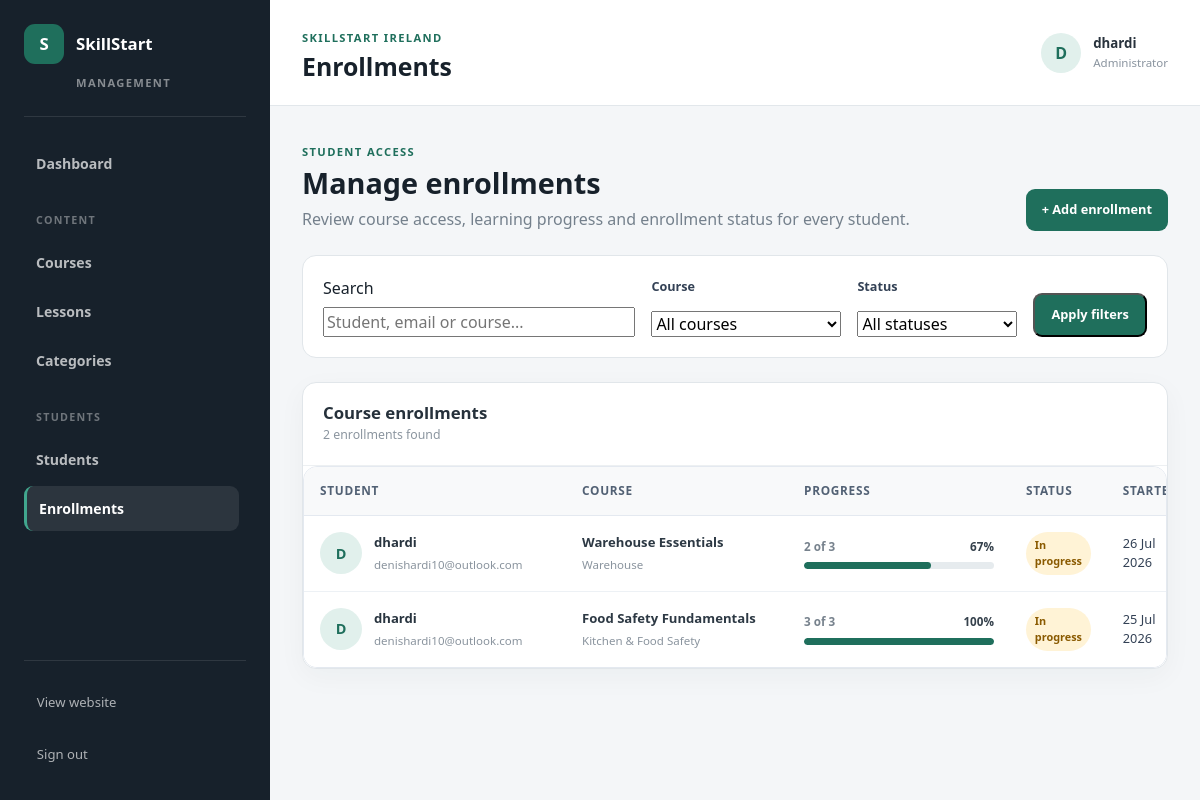
Before: /management/enrollments/ (signed in) with the older database file.
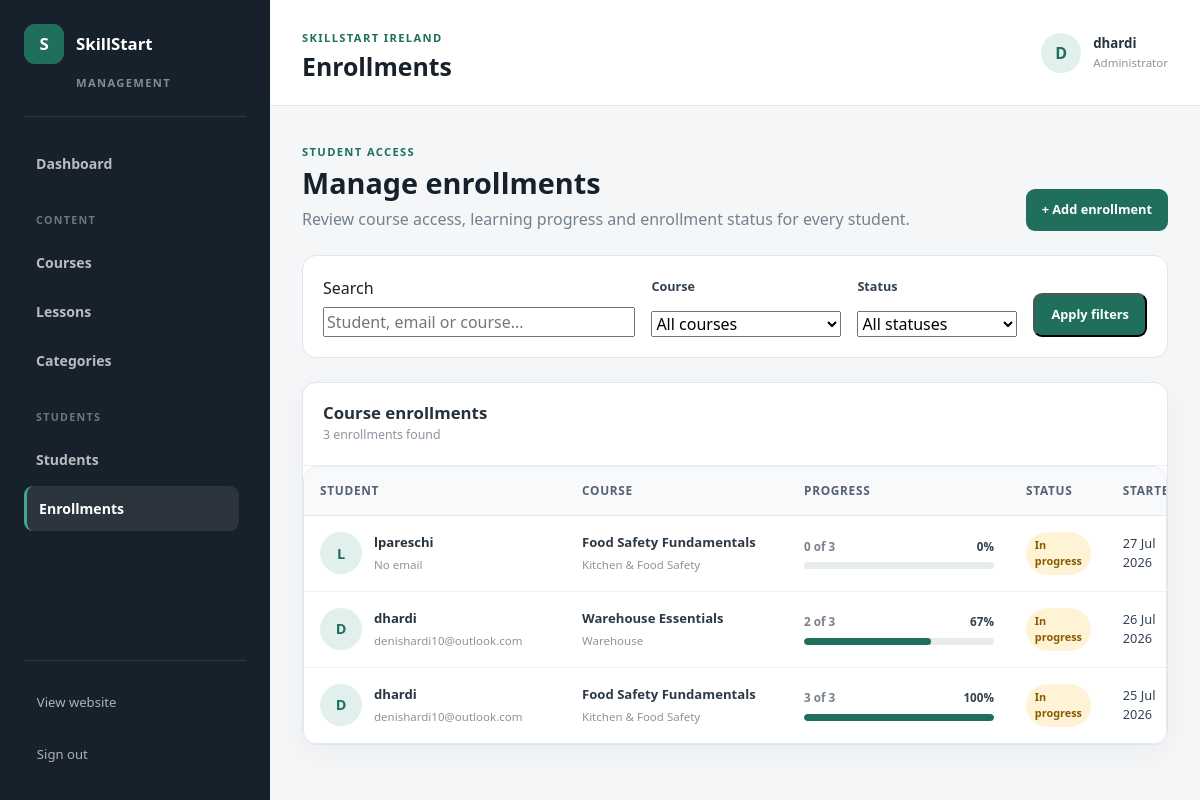
After: the same page with the newer database file.
### accounts/models.py (models this page shows, shortened)
class Enrollment(models.Model):
    user = models.ForeignKey(
        settings.AUTH_USER_MODEL,
        on_delete=models.CASCADE,
        related_name="enrollments",
    )
    course = models.ForeignKey(
        Course,
        on_delete=models.CASCADE,
        related_name="enrollments",
    )
    started_at = models.DateTimeField(
        auto_now_add=True,
    )
    completed_at = models.DateTimeField(
        blank=True,
        null=True,
    )
    is_completed = models.BooleanField(
        default=False,
    )
    class Meta:
        ordering = ["-started_at"]
        constraints = [
            models.UniqueConstraint(
                fields=["user", "course"],
                name="unique_user_course_enrollment",
            ),
        ]

### courses/models.py (models this page shows, shortened)
class Course(models.Model):
    category = models.ForeignKey(
        Category,
        on_delete=models.CASCADE,
        related_name="courses",
    )
    title = models.CharField(
        max_length=150,
    )
    description = models.TextField()
    slug = models.SlugField(
        max_length=170,
        unique=True,
    )
    image = models.ImageField(
        upload_to="courses/",
        blank=True,
        null=True,
    )
    is_free = models.BooleanField(
        default=True,
    )
    price = models.DecimalField(
        max_digits=8,
        decimal_places=2,
        default=0,
    )
    currency = models.CharField(
        max_length=3,
        default="EUR",
    )
    is_published = models.BooleanField(
        default=False,
    )
    created_at = models.DateTimeField(
        auto_now_add=True,
    )

class Category(models.Model):
    name = models.CharField(max_length=100)
    description = models.TextField(blank=True)
    slug = models.SlugField(max_length=120, unique=True)
    class Meta:
        verbose_name_plural = "Categories"

### admin_dashboard/views.py (the view, shortened to what this page needs)
@staff_member_required
def enrollment_list(request):
    search_query = request.GET.get(
        "search",
        "",
    ).strip()
    selected_course = request.GET.get(
        "course",
        "",
    ).strip()
    selected_status = request.GET.get(
        "status",
        "",
    ).strip()
    enrollments = list(
        Enrollment.objects
        .select_related(
            "user",
            "course",
            "course__category",
        )
        .order_by("-started_at")
    )
    if selected_course:
        enrollments = [
            enrollment
            for enrollment in enrollments
            if enrollment.course.slug == selected_course
        ]
    if selected_status == "completed":
        enrollments = [
            enrollment
            for enrollment in enrollments
            if enrollment.is_completed
        ]
    elif selected_status == "in_progress":
        enrollments = [
            enrollment
            for enrollment in enrollments
            if not enrollment.is_completed
        ]
    for enrollment in enrollments:
        total_lessons = (
            enrollment.course.lessons
            .filter(
                is_published=True,
            )
            .count()
        )
        completed_lessons = (
            LessonProgress.objects
            .filter(
                enrollment=enrollment,
                completed=True,
                lesson__is_published=True,
            )
            .count()
        )
        if total_lessons > 0:
            progress_percentage = round(
                completed_lessons
                / total_lessons
                * 100
            )
        else:
            progress_percentage = 0
        enrollment.total_lessons = total_lessons
        enrollment.completed_lessons = (
            completed_lessons
        )
        enrollment.progress_percentage = (
            progress_percentage
        )
    courses = (
        Course.objects
        .order_by("title")
    )
    context = {
        "enrollments": enrollments,
        "courses": courses,
        "search_query": search_query,
        "selected_course": selected_course,
        "selected_status": selected_status,
        "filtered_enrollment_count": len(
            enrollments
        ),
    }
    return render(
        request,
        "admin_dashboard/enrollment_list.html",
        context,
    )

### admin_dashboard/templates/admin_dashboard/enrollment_list.html (shortened to what the changed rows need)
{% extends "admin_dashboard/base_admin.html" %}
{% block page_title %}
    Enrollments
{% endblock %}
{% block management_content %}
<section class="management-page-heading">
    <div>
        <h2>
            Manage enrollments
        </h2>
    </div>
</section>
<section class="management-list-section">
    <div class="management-list-heading">
        <div>
            <h3>
                Course enrollments
            </h3>
            <p>
                {{ filtered_enrollment_count }}
                enrollment{{ filtered_enrollment_count|pluralize }}
                found
            </p>
        </div>
    </div>
    {% if enrollments %}
        <div class="management-table-wrapper">
            <table
                class="
                    management-table
                    management-enrollment-table
                "
            >
                <thead>
                    <tr>
                        <th>
                            Student
                        </th>
                        <th>
                            Course
                        </th>
                        <th>
                            Progress
                        </th>
                        <th>
                            Status
                        </th>
                        <th>
                            Started
                        </th>
                    </tr>
                </thead>
                <tbody>
                    {% for enrollment in enrollments %}
                        <tr>
                            <td>
                                <div class="management-student-cell">
                                    <div class="management-student-avatar">
                                        {{ enrollment.user.username|first|upper }}
                                    </div>
                                    <div>
                                        <strong>
                                            {% if enrollment.user.get_full_name %}
                                                {{ enrollment.user.get_full_name }}
                                            {% else %}
                                                {{ enrollment.user.username }}
                                            {% endif %}
                                        </strong>
                                        <span>
                                            {{ enrollment.user.email|default:"No email" }}
                                        </span>
                                    </div>
                                </div>
                            </td>
                            <td>
                                <div class="management-enrollment-course-cell">
                                    <strong>
                                        {{ enrollment.course.title }}
                                    </strong>
                                    <span>
                                        {{ enrollment.course.category.name }}
                                    </span>
                                </div>
                            </td>
                            <td>
                                <div class="management-table-progress">
                                    <div class="management-progress-heading">
                                        <span>
                                            {{ enrollment.completed_lessons }}
                                            of
                                            {{ enrollment.total_lessons }}
                                        </span>
                                        <strong>
                                            {{ enrollment.progress_percentage }}%
                                        </strong>
                                    </div>
                                    <div class="management-progress-track">
                                        <div
                                            class="management-progress-fill"
                                            style="width: {{ enrollment.progress_percentage }}%;"
                                        ></div>
                                    </div>
                                </div>
                            </td>
                            <td>
                                {% if enrollment.is_completed %}
                                    <span
                                        class="
                                            management-status
                                            management-status-published
                                        "
                                    >
                                        Completed
                                    </span>
                                {% else %}
                                    <span
                                        class="
                                            management-status
                                            management-status-paid
                                        "
                                    >
                                        In progress
                                    </span>
                                {% endif %}
                            </td>
                            <td>
                                {{ enrollment.started_at|date:"d M Y" }}
                            </td>
                        </tr>
                    {% endfor %}
                </tbody>
            </table>
        </div>
    {% endif %}
</section>
{% endblock %}

Changed rows visible on the page:
added Enrollment: user.username|first "L", user.username "lpareschi", user.email "No email", course "Food Safety Fundamentals", course.category.name "Kitchen & Food Safety", completed_lessons "0", total_lessons "3", progress_percentage "0", is_completed "In progress", started_at "27 Jul 2026"
Other visible differences:
{{ filtered_enrollment_count }}: "2" → "3"
